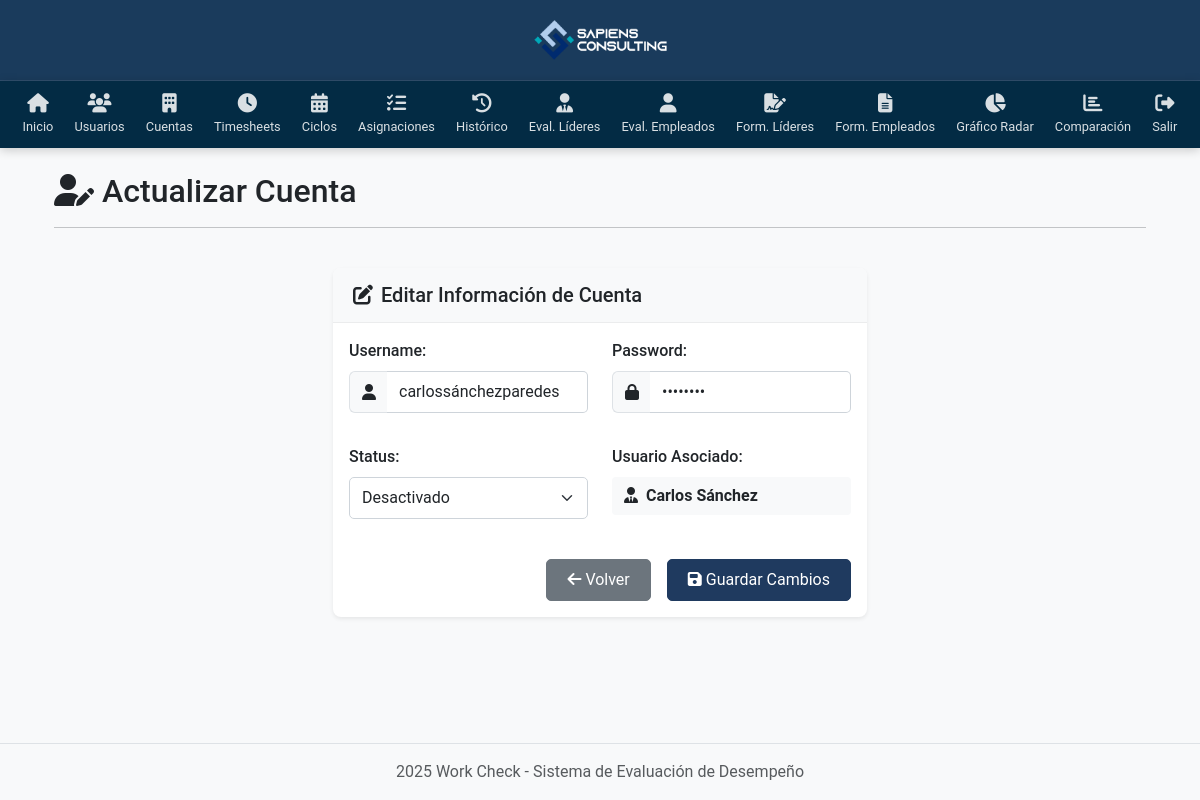
Page /accounts/update/5/ (signed in) on the committed database.
### System/models.py (models this page shows)
class UserAccount(models.Model):
    username = models.CharField(max_length=50, unique=True)
    password = models.CharField(max_length=128)  # Esto luego lo encriptaremos
    usuario = models.OneToOneField(Usuario, on_delete=models.CASCADE)
    status = models.CharField(max_length=20)

class Usuario(models.Model):
    first_name = models.CharField(max_length=50)
    middle_name = models.CharField(max_length=50, blank=True, null=True)
    last_name = models.CharField(max_length=50)
    second_last_name = models.CharField(max_length=50, blank=True, null=True)
    user_type = models.CharField(max_length=50)
    position = models.ForeignKey(Position, on_delete=models.PROTECT)

### System/views.py (the view)
# urls.py: path('accounts/update/<int:account_id>/', views.update_account, name='update_account'),
@login_required
def update_account(request, account_id):
    try:
        account = UserAccount.objects.get(id=account_id)
    except UserAccount.DoesNotExist:
        return redirect('list_accounts')
    if request.method == 'POST':
        account.username = request.POST.get('username').strip()
        account.password = request.POST.get('password').strip()
        account.status = request.POST.get('status').strip()
        account.save()
        return redirect('list_accounts')
    return render(request, 'System/update_account.html', {'account': account})

### System/views.py (called while the page is built)
def login_required(view_func):
    @wraps(view_func)
    def wrapped_view(request, *args, **kwargs):
        if not request.session.get('user_id'):
            return redirect('login')
        return view_func(request, *args, **kwargs)
    return wrapped_view

### System/templates/System/update_account.html (shortened to what this page needs)
{% extends 'System/base.html' %}
{% load static %}
{% block content %}
<div class="container">
    <div class="row mb-4">
        <div class="col-12">
            <div class="d-flex align-items-center">
                <h2 class="mb-0"><i class="fas fa-user-edit me-2"></i>Actualizar Cuenta</h2>
            </div>
            <hr class="mt-3">
        </div>
    </div>
    <div class="row">
        <div class="col-md-8 col-lg-6 mx-auto">
            <div class="card shadow-sm">
                <div class="card-header bg-light">
                    <h5 class="card-title mb-0"><i class="fas fa-edit me-2"></i>Editar Información de Cuenta</h5>
                </div>
                <div class="card-body">
                    <form method="post">
                        <div class="row mb-3">
                            <div class="col-md-6">
                                <div class="form-group mb-3">
                                    <label for="username" class="form-label">Username:</label>
                                    <div class="input-group">
                                        <span class="input-group-text"><i class="fas fa-user"></i></span>
                                        <input type="text" class="form-control" id="username" name="username" value="{{ account.username }}" required>
                                    </div>
                                </div>
                            </div>
                            <div class="col-md-6">
                                <div class="form-group mb-3">
                                    <label for="password" class="form-label">Password:</label>
                                    <div class="input-group">
                                        <span class="input-group-text"><i class="fas fa-lock"></i></span>
                                        <input type="password" class="form-control" id="password" name="password" value="{{ account.password }}" required>
                                    </div>
                                </div>
                            </div>
                        </div>
                        <div class="row mb-3">
                            <div class="col-md-6">
                                <div class="form-group mb-3">
                                    <label for="status" class="form-label">Status:</label>
                                    <select class="form-select" id="status" name="status" required>
                                        <option value="Desactivado" {% if account.status == "Desactivado" %}selected{% endif %}>Desactivado</option>
                                    </select>
                                </div>
                            </div>
                            <div class="col-md-6">
                                <div class="form-group mb-3">
                                    <label class="form-label">Usuario Asociado:</label>
                                    <div class="form-control-plaintext">
                                        <i class="fas fa-user-tie me-1"></i>
                                        <strong>{{ account.usuario.first_name }} {{ account.usuario.last_name }}</strong>
                                    </div>
                                </div>
                            </div>
                        </div>
                        <div class="d-grid gap-2 d-md-flex justify-content-md-end mt-4">
                            <a href="{% url 'list_accounts' %}" class="btn btn-secondary me-md-2">
                                <i class="fas fa-arrow-left me-1"></i>Volver
                            </a>
                            <button type="submit" class="btn btn-primary">
                                <i class="fas fa-save me-1"></i>Guardar Cambios
                            </button>
                        </div>
                    </form>
                </div>
            </div>
        </div>
    </div>
</div>
{% endblock %}

### System/static/css/styles.css (style rules this page uses)
body { font-family: 'Roboto', Arial, sans-serif; min-height: 100vh; display: flex; flex-direction: column; background-color: #f8f9fa; margin: 0; padding: 0; }
.container { flex: 1; }
.card { border: none; border-radius: 8px; box-shadow: 0 4px 12px rgba(0, 0, 0, 0.05); transition: transform 0.3s, box-shadow 0.3s; margin-bottom: 20px; }
.card-header { background-color: #f8f9fa; border-bottom: 1px solid rgba(0, 0, 0, 0.05); font-weight: 600; }
.btn { border-radius: 5px; padding: 0.5rem 1.25rem; transition: all 0.3s; }
.btn-primary { background-color: #1f3a5f; border-color: #1f3a5f; }
.form-control, .form-select { border-radius: 5px; border: 1px solid #ced4da; padding: 0.5rem 0.75rem; transition: border-color 0.15s ease-in-out, box-shadow 0.15s ease-in-out; }
.form-label { font-weight: 500; margin-bottom: 0.5rem; }

### System/templates/System/update_account.html (style rules this page uses)
.card { border-radius: 8px; overflow: hidden; margin-bottom: 30px; border: none; }
.card-header { border-bottom: 1px solid rgba(0, 0, 0, 0.05); padding: 15px 20px; }
.btn-primary { background-color: #1f3a5f; border-color: #1f3a5f; }
.input-group-text { background-color: #f8f9fa; border-right: none; }
.input-group .form-control { border-left: none; }
.form-control-plaintext { padding: 0.375rem 0.75rem; background-color: #f8f9fa; border-radius: 0.25rem; }

### rows in the picture
UserAccount: username "carlossánchezparedes", status "Desactivado", usuario.first_name "Carlos", usuario.last_name "Sánchez"
